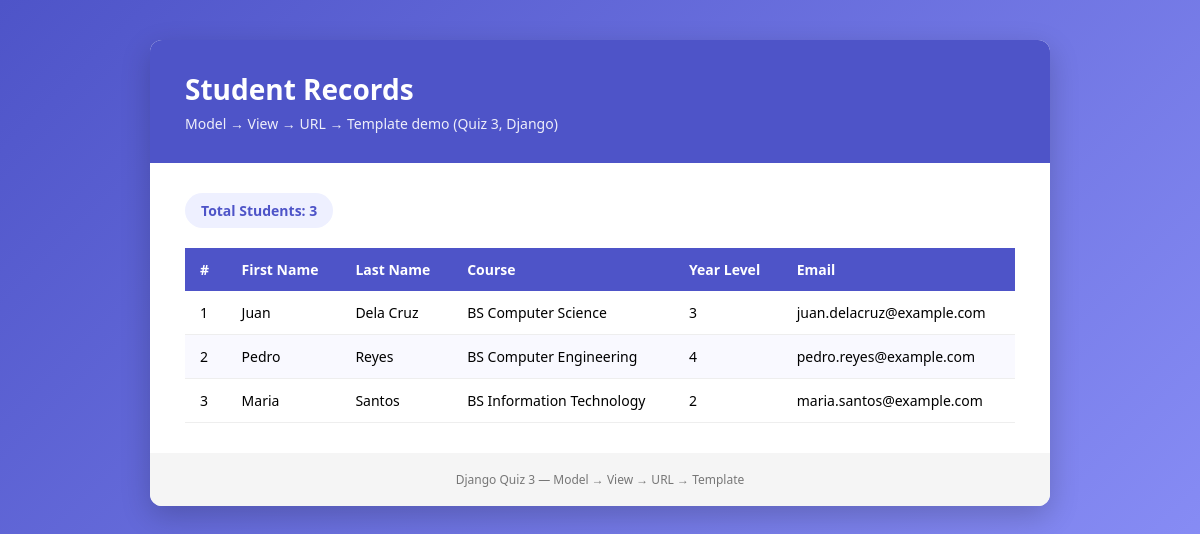
The page / on the database its author committed.
### main/models.py (models this page shows, shortened)
class Student(models.Model):
    first_name = models.CharField(max_length=100)
    last_name = models.CharField(max_length=100)
    course = models.CharField(max_length=100)
    year_level = models.IntegerField()
    email = models.EmailField(unique=True)

### main/views.py (the view)
def home(request):
    students = Student.objects.all().order_by('last_name')
    context = {
        'students': students,
        'total_students': students.count(),
    }
    return render(request, 'main/home.html', context)

### main/templates/main/home.html (shortened to what this page needs)
<!DOCTYPE html>
<html lang="en">
<head>
</head>
<body>
    <div class="container">
        <div class="header">
            <h1>Student Records</h1>
            <p>Model &rarr; View &rarr; URL &rarr; Template demo (Quiz 3, Django)</p>
        </div>
        <div class="content">
            <span class="stats">Total Students: {{ total_students }}</span>
            {% if students %}
            <table>
                <thead>
                    <tr>
                        <th>#</th>
                        <th>First Name</th>
                        <th>Last Name</th>
                        <th>Course</th>
                        <th>Year Level</th>
                        <th>Email</th>
                    </tr>
                </thead>
                <tbody>
                    {% for student in students %}
                    <tr>
                        <td>{{ forloop.counter }}</td>
                        <td>{{ student.first_name }}</td>
                        <td>{{ student.last_name }}</td>
                        <td>{{ student.course }}</td>
                        <td>{{ student.year_level }}</td>
                        <td>{{ student.email }}</td>
                    </tr>
                    {% endfor %}
                </tbody>
            </table>
            {% else %}
            <p class="empty">No student records yet. Add some through the Django admin.</p>
            {% endif %}
        </div>
        <div class="footer">
            Django Quiz 3 &mdash; Model &rarr; View &rarr; URL &rarr; Template
        </div>
    </div>
</body>
</html>

### main/templates/main/home.html (style rules this page uses)
* { margin: 0; padding: 0; box-sizing: border-box; }
body { font-family: 'Segoe UI', Arial, sans-serif; background: linear-gradient(135deg, #4e54c8, #8f94fb); min-height: 100vh; padding: 40px 20px; }
.container { max-width: 900px; margin: 0 auto; background: #ffffff; border-radius: 12px; box-shadow: 0 10px 30px rgba(0, 0, 0, 0.2); overflow: hidden; }
.header { background: #4e54c8; color: #ffffff; padding: 30px 35px; }
.header h1 { font-size: 28px; margin-bottom: 6px; }
.header p { opacity: 0.9; font-size: 14px; }
.content { padding: 30px 35px; }
.stats { display: inline-block; background: #eef0ff; color: #4e54c8; font-weight: 600; padding: 8px 16px; border-radius: 20px; margin-bottom: 20px; font-size: 14px; }
table { width: 100%; border-collapse: collapse; }
thead { background: #4e54c8; color: #ffffff; }
th, td { text-align: left; padding: 12px 15px; font-size: 14px; }
tbody tr { border-bottom: 1px solid #eee; }
tbody tr:nth-child(even) { background: #f9f9ff; }
.footer { text-align: center; padding: 18px; font-size: 12px; color: #777; background: #f5f5f5; }

### rows shown on the page
Student: first_name "Juan", last_name "Dela Cruz", course "BS Computer Science", year_level "3", email "juan.delacruz@example.com"
Student: first_name "Pedro", last_name "Reyes", course "BS Computer Engineering", year_level "4", email "pedro.reyes@example.com"
Student: first_name "Maria", last_name "Santos", course "BS Information Technology", year_level "2", email "maria.santos@example.com"

### other values the page prints
{{ total_students }} "3"
